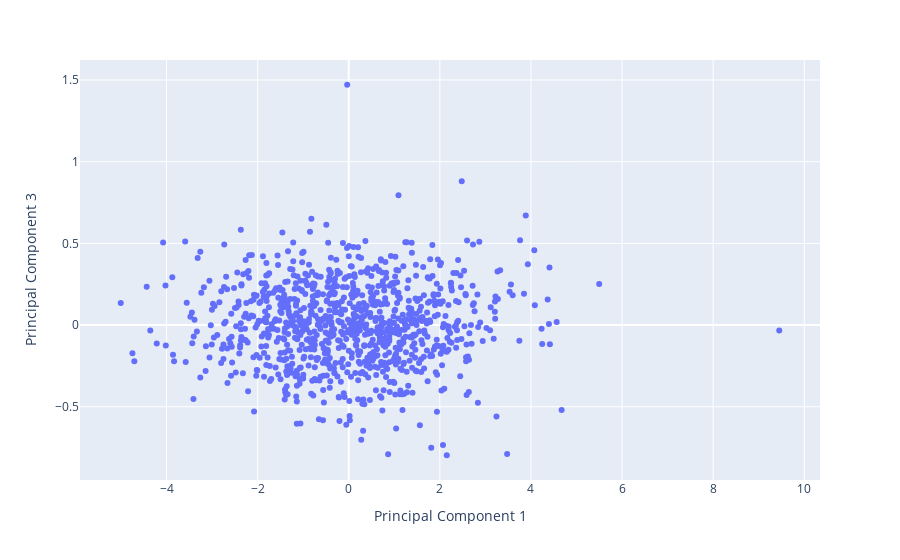

The cell this chart's notebook holds for it:
### Code cell
fig = px.scatter(pca_df_2, hover_name= pca_df_2.index , x='Principal Component 1', y='Principal Component 3')
fig.show()

### Figure 1 — Plotly figure (JSON) as saved in the notebook; plotly's stock layout.template omitted (floating-point values rounded to 4 significant figures; data arrays with more than 128 entries replaced by an {"elided": "..."} marker saying what was removed)
{"data": [{"hovertemplate": "<b>%{hovertext}</b><br><br>Principal Component 1=%{x}<br>Principal Component 3=%{y}<extra></extra>", "hovertext": {"elided": "1000 str values"}, "legendgroup": "", "marker": {"color": "#636efa", "symbol": "circle"}, "mode": "markers", "name": "", "orientation": "v", "showlegend": false, "type": "scatter", "x": {"elided": "1000 float values"}, "xaxis": "x", "y": {"elided": "1000 float values"}, "yaxis": "y"}], "layout": {"autosize": true, "legend": {"tracegroupgap": 0}, "margin": {"t": 60}, "xaxis": {"anchor": "y", "autorange": true, "domain": [0, 1], "range": [-5.881, 10.33], "title": {"text": "Principal Component 1"}, "type": "linear"}, "yaxis": {"anchor": "x", "autorange": true, "domain": [0, 1], "range": [-0.9724, 1.646], "title": {"text": "Principal Component 3"}, "type": "linear"}}}
